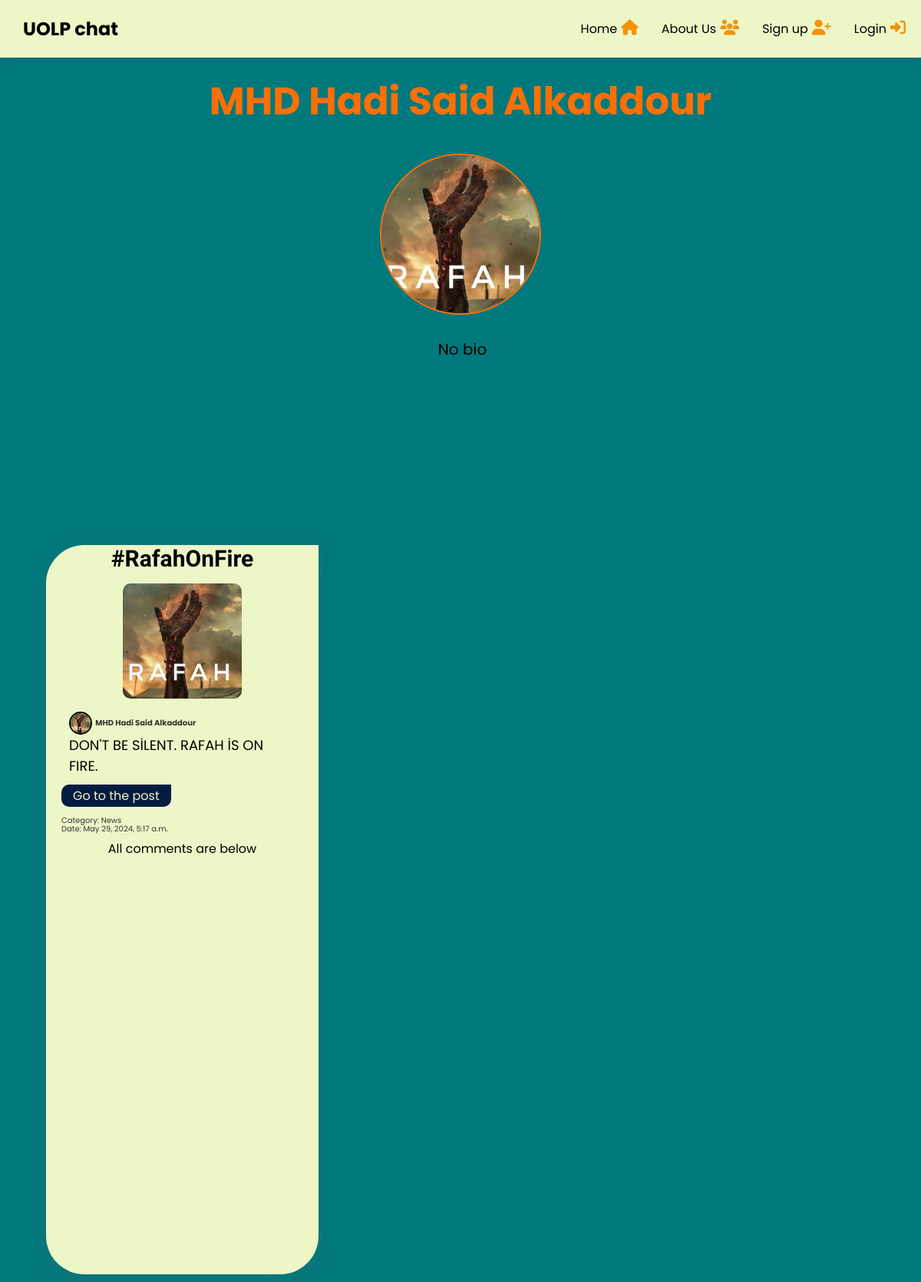
/profile/view/1, run on the app's committed database.
### pages/models.py (models this page shows, shortened)
class Profile(models.Model):
    user = models.OneToOneField(User, on_delete=models.CASCADE)
    image = models.ImageField(default='profile_pics/male_def.jpg', upload_to=user_directory_path)
    bio = models.TextField(default='No bio',max_length=100)
    class Meta:
        verbose_name = "All Profile"
        ordering = ['user_id']

### posts/models.py (models this page shows, shortened)
class Post(models.Model):
    CATEGORY_CHOICES = [
        ('News', 'News'),
        ('Question', 'Question'),
        ('Tips', 'Tips'),
        ('Event', 'Event'),
        ('Other', 'Other'),
    ]
    owner = models.ForeignKey(User, on_delete=models.CASCADE, default=1, verbose_name='owner')
    title = models.CharField(max_length=100)
    content = models.TextField()
    image = models.ImageField(upload_to='posted_images/%Y/%m/%d/', null=True, blank=True)
    pdf = models.FileField(upload_to='posted_pdfs/%Y/%m/%d/', null=True, blank=True, verbose_name='PDF file')
    date_posted = models.DateTimeField(auto_now_add=True, verbose_name='posted date')
    sender_id = models.IntegerField(default=0, verbose_name='sender id')
    sender_name = models.CharField(max_length=100, default='', verbose_name='sender name')
    active = models.BooleanField(default=True, verbose_name='public post')
    category = models.CharField(max_length=100, null=True, blank=True, choices=CATEGORY_CHOICES, verbose_name='category')
    class Meta:
        verbose_name = "All Post"
        ordering = ['-date_posted']

### pages/views.py (the view)
# urls.py: path('profile/view/<int:user_id>', views.view_profile, name='view_profile'),
def view_profile(request, user_id):
    current_user = request.user
    return render(request, 'pages/view_profile.html', {'user': current_user, 'posts': Post.objects.all(), 'profilo': User.objects.get(id=user_id), 'thisPage': 'view_profile'})

### templates/pages/view_profile.html
{% extends 'base.html' %}
{% block content %}
<div class="comple_view">
<div class="view_profile">
    <div class="view_profile_header">
<p>{{ profilo.first_name }} {{ profilo.last_name }}</p>
{% if profilo.profile.image %}
            <div class="profile_image_view">
                <img src="{{ profilo.profile.image.url }}" alt="Profile Picture" >
            </div>
      {% endif %}
      </div>
</div>
{% if profilo.profile.bio %}
<div class="biography">
    <div class = "bio">
    <p>{{ profilo.profile.bio }}</p>
    </div>
</div>
{% endif %}
<div class = "ne_lan_div">
{% for post in posts %}
        {% if  post.sender_id == profilo.id %}
            {% if post.active %}
           {% include "posts/post.html" %}
            {% endif %}
        {% endif %}
    {% endfor %}
</div>
</div>
{% endblock %}

### templates/posts/post.html (shortened to what this page needs)
{% if post.active %}
  <div class="container_post">
    <div class="wrapper_post">
      <h3>{{ post.title }}</h3>
      <div class="posted_paragraph_image">
        {% if post.image %}
          <a href="{{ post.image.url }}" target="_blank">
            <img class="main_img_post" src="{{ post.image.url }}" alt="Post Image" />
          </a>
        {% endif %}
        <div class="ab">
          <p class="sender">
            <div class="profile_post">
              <img src="{{ post.owner.profile.image.url }}" alt="Comment Image">
            </div>
            &nbsp;<a href="{% url 'view_profile' post.sender_id %}">{{ post.sender_name }}</a>
          </p>
        </div>
        <p>{{ post.content }}</p>
        <div class="btn_post_all">
          <a href="{% url 'view_post' post.id %}" class="btn post_go">Go to the post</a>
        </div>
      </div>
      <div class="category_author_date_post">
        <p class="category">Category: {{ post.get_category_display }}</p>
        <p class="date">Date: {{ post.date_posted }}</p>
      </div>
      <div class="post_comment">
        {% include 'comments/commentsLimited.html' %}
      </div>
    </div>
  </div>
{% endif %}

### templates/comments/commentsLimited.html (shortened to what this page needs)
<p>All comments are below</p>

### static/css/posts/post.css (style rules this page uses)
.container_post { font-family: "Poppins", sans-serif; display:inline-flex; margin-top: 40px; align-items: center; }
.wrapper_post { background: #ecf6c7; ; text-align: center; margin-left: 60px; margin-bottom: 10px; margin-right: 30px; padding:20px 20px 20px 20px; width:355px ; min-height: 550px; border-radius:50px 0px 50px 50px; transform: scale(1); transition: 0.5s ease; box-shadow: rgba(100, 100, 111, 0.2) 0px 7px 29px 0px; }
.wrapper_post h3 { margin-top: -20px; font-family: "Kanit", sans-serif; font-size: 30px; word-wrap: break-word; }
.wrapper_post .posted_paragraph_image { position:relative; margin-top: 5px; padding:10px 10px 50px 10px; }
.wrapper_post .main_img_post { margin-bottom: 10px; max-height: 150px; max-width: 300px; border-radius: 10px 10px 10px 10px; }
.wrapper_post .posted_paragraph_image p { margin-bottom: 0px; max-height: 250px; overflow-y:auto; text-align: left; font-size: 18px; word-wrap: break-word; }
.wrapper_post .posted_paragraph_image .btn_post_all { width: 100%; position: absolute; display: flex; column-gap: 7.2px; justify-content: left; bottom:0; left:0; }
.wrapper_post .posted_paragraph_image .btn { margin-bottom: 10px; text-decoration: none; padding: 0px 5px; border-radius:10px 0px 10px 10px; background:#051c41; color:#ecf6c7; transition: 0.5s ease; transform: scale(1); padding:2px 15px; }
.wrapper_post .category_author_date_post { text-align: left; margin-bottom: 10px; }
.wrapper_post .category_author_date_post p { color:rgb(53, 53, 53); margin-bottom: -5px; font-size: 10px; }
.wrapper_post .ab a { text-decoration: none; color:rgb(53, 53, 53); font-weight: bold; font-size: 10px; }
.wrapper_post .ab .sender { color:rgb(53, 53, 53); font-size: 10px; }
.sender { display: flex; }
.ab { display: flex; align-items: center; }
.wrapper_post .profile_post { width: 30px; height: 30px; border-radius: 50%; overflow: hidden; display: flex; align-items: center; justify-content: center; border: 2px solid #000000; }
.wrapper_post .profile_post img { width: 100%; height: 100%; object-fit: cover; }
@media screen and (max-width: 1477px) { .wrapper_post { width:600px ; min-height: 950px; } }
@media screen and (max-width: 1384px) { .wrapper_post { width:350px ; min-height: 950px; } }
@media screen and (max-width: 1327px) { .wrapper_post { width:550px ; min-height: 950px; } }
@media screen and (max-width: 1283px) { .wrapper_post { width:355px ; min-height: 950px; } }

### static/css/pages/view_profile.css (style rules this page uses)
.view_profile { font-family: "Poppins", sans-serif; display: flex; justify-content: center; }
.view_profile p { color:#fa7006; font-size: 50px; margin-bottom: 30px; font-weight: bold; }
.view_profile_header { display: flex; flex-direction: column; align-items: center; text-align: center; padding: 20px; }
.view_profile .profile_image_view { width: 210px; height: 210px; border-radius: 50%; overflow: hidden; display: flex; align-items: center; justify-content: center; border: 2px solid #fa7006; }
.profile_image_view img { width: 100%; height: 100%; object-fit: cover; }
.biography { display: flex; justify-content: center; margin-top: 40px; height: 200px; align-items: center; margin-bottom: -200px; }
.biography .bio { width:600px; min-height: 200px; border-radius: 50px 0px 50px 50px; align-items: center; text-align: center; }
.biography .bio p { font-family: "Poppins", sans-serif; font-size: 20px; margin-top: -30px; margin-left: 10px; margin-bottom: 10px; word-wrap: break-word; padding-left: 10px; padding-right:15px; }
.ne_lan_div { margin-top: 200px; }

### static/css/base.css (style rules this page uses)
* { margin:0; box-sizing: border-box; }
body { background: #00797D; }

### data on the page
Post: title "#RafahOnFire", image (picture), owner.profile.image (picture), sender_name "MHD Hadi Said Alkaddour", content "DON'T BE SİLENT. RAFAH İS ON FIRE.", category "News", date_posted "May 29, 2024, 5:17 a.m."

### other printed values
{{ profilo.first_name }} "MHD Hadi"
{{ profilo.last_name }} "Said Alkaddour"
{{ profilo.profile.bio }} "No bio"
